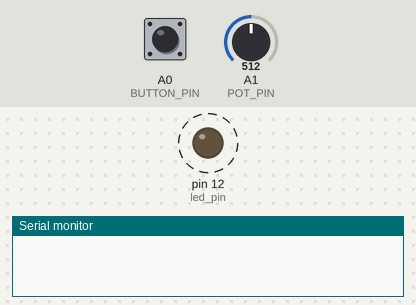
This program was run on a simulated Teensy 3. Shown: output pins drawn as LEDs (lit = HIGH), the last lines printed to the serial monitor. Dashed ring = blinking. The test bench sets the inputs (shaded band); at power-on: A1 (POT_PIN) = 512, A0 (BUTTON_PIN) HIGH.

Above: at 1.2 s.
1.3 s: A1 (POT_PIN) set to 277
At 1.78 s:
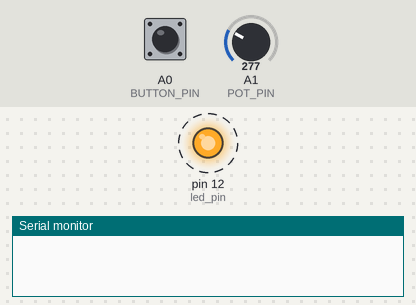
4.3 s: A1 (POT_PIN) set to 254
At 5.2 s:
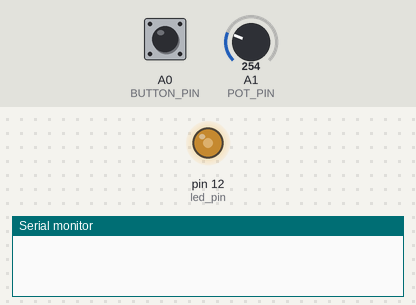
5.8 s: A1 (POT_PIN) set to 295
7.3 s: A1 (POT_PIN) set to 322
10.3 s: A0 (BUTTON_PIN) pulled LOW for 0.15 s
13.3 s: A1 (POT_PIN) set to 371
16.3 s: A1 (POT_PIN) set to 392
At 18.23 s:
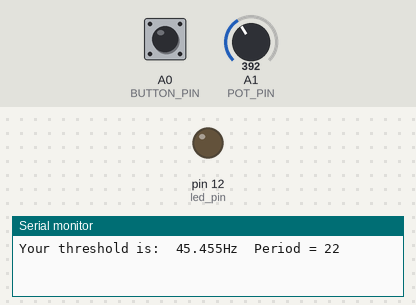
Timing chart, 0 to 20.3 s (numbered marks = the images above; inputs shaded):
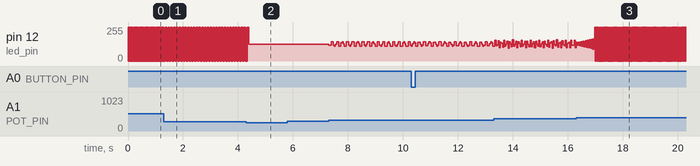

The program:

main.cpp
```cpp
#include <arduino.h>

//Configuration
uint8_t BUTTON_PIN = 14;
uint8_t led_pin = 12;
uint32_t debouncedelay_ms = 120;  //milliseconds
uint8_t POT_PIN = A1;
//----------------------------------//

//Initilize variable values
volatile bool button_pressed = 0;
uint32_t delta_t_us = 0;
float frequancy = 0;
//----------------------------------//
void ISR_button_pressed();

void setup()
{
  Serial.begin(9600);
  pinMode(BUTTON_PIN, INPUT_PULLUP);
  pinMode(led_pin, OUTPUT);
  attachInterrupt(BUTTON_PIN, ISR_button_pressed, FALLING);
}

void loop()
{

  //Configure Local Variables
  uint32_t pot_value = analogRead(POT_PIN);
  delta_t_us = map(pot_value, 0, 1023, 3, 30); //Adjust the flicker range
  static bool led_state = 0;
  static uint32_t previoustime_us = 0; // microseconds
  uint32_t currenttime_us = micros(); // microseconds
  //---------------------------------------//

  //LED control. 50% duty cycle. Changing period.
  if ((currenttime_us - previoustime_us) >= (delta_t_us*1000))
  {
    if (led_state == 0)
    {
      led_state = 1;
    }
    else
    {
      led_state = 0;
    }
    digitalWrite(led_pin, led_state);
    previoustime_us = currenttime_us;
  }
  //------------------------------------------------//
  //Flicker threshold serial print if button pushed
  if (button_pressed == true)
  {
    float pwm_period_ms = delta_t_us;
    float frequancy = (1000 / (pwm_period_ms * 2));

    Serial.print("Your threshold is:  ");
    Serial.print((frequancy), 3);
    Serial.print("Hz  ");
    Serial.print("Period = ");
    Serial.println(delta_t_us * 2);

  }

  button_pressed = false;
}
//------------------------------------------------//
//ISR triggered when button is pushed initializing the serial print
void ISR_button_pressed()
{
  noInterrupts();
  uint32_t currenttime_ms = millis();
  static uint32_t previoustime_ms = 0;

//Debounce of button
  if ((currenttime_ms - previoustime_ms) > debouncedelay_ms)
  {
    button_pressed = true;
    previoustime_ms = currenttime_ms;
  }
  interrupts();
} 
```

Measured:
- the behaviour switches between 266 and 265 on A1 (POT_PIN) (found by bisection; images 1 and 2)
- the behaviour switches between 378 and 379 on A1 (POT_PIN) (found by bisection; images 2 and 3)
- after the input at 1.3 s, pin 12 (led_pin): alternates 255/255 for 0.01 s and 0/255 for 0.01 s, starting after 0.08 s
- after the input at 5.8 s, every drawn part: stays the same
- by itself, pin 12 (led_pin): alternates 255/255 for 0.02 s and 0/255 for 0.02 s
